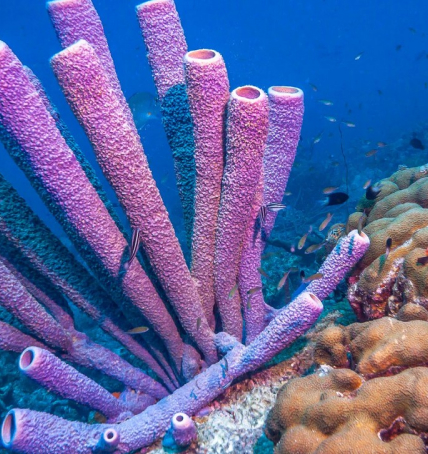
#> input picture img.jpg, 428 x 454 px, found by its file name
$ python 'app copy.py'
#> lines starting #> are read from the running program, lines starting #| are printed output that depends on the picture
# [45 lines of commented-out code are left out]


import numpy as np
import cv2

img = cv2.imread('img.jpg', cv2.IMREAD_GRAYSCALE)
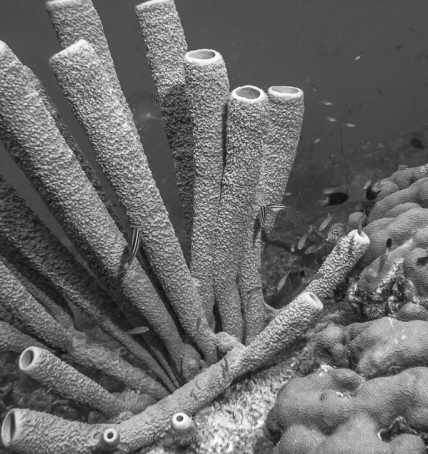
#> img: shape (454, 428); min 15, max 252, mean 104.7
assert img is not None, "File could not be read, check if the file exists."

equ = cv2.equalizeHist(img)
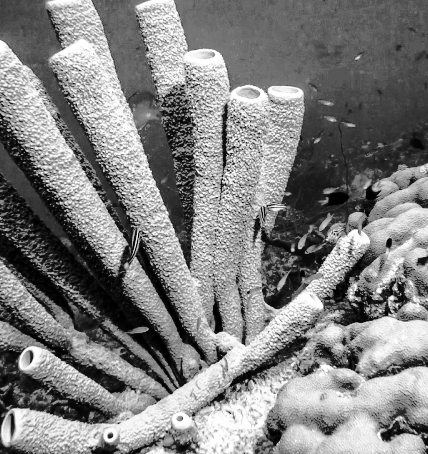
#> equ: shape (454, 428); min 0, max 255, mean 128.6
res = np.hstack((img, equ))  # Stacking images side-by-side
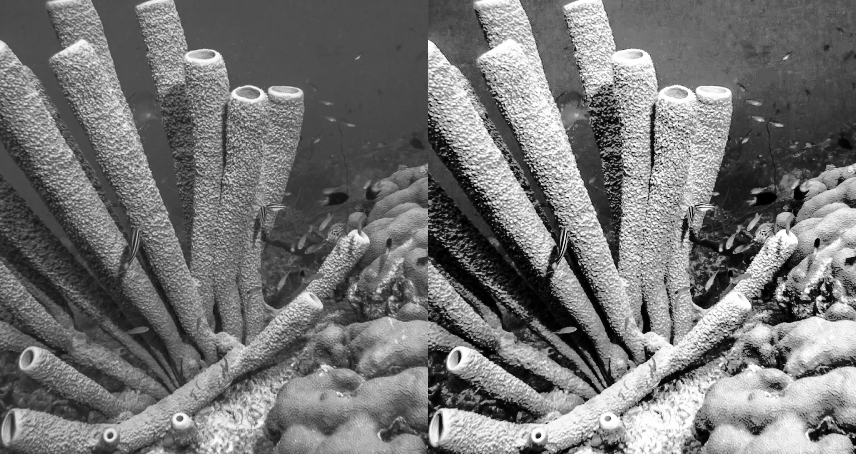
#> res: shape (454, 856); min 0, max 255, mean 116.6
cv2.imwrite('res3.png',res)
